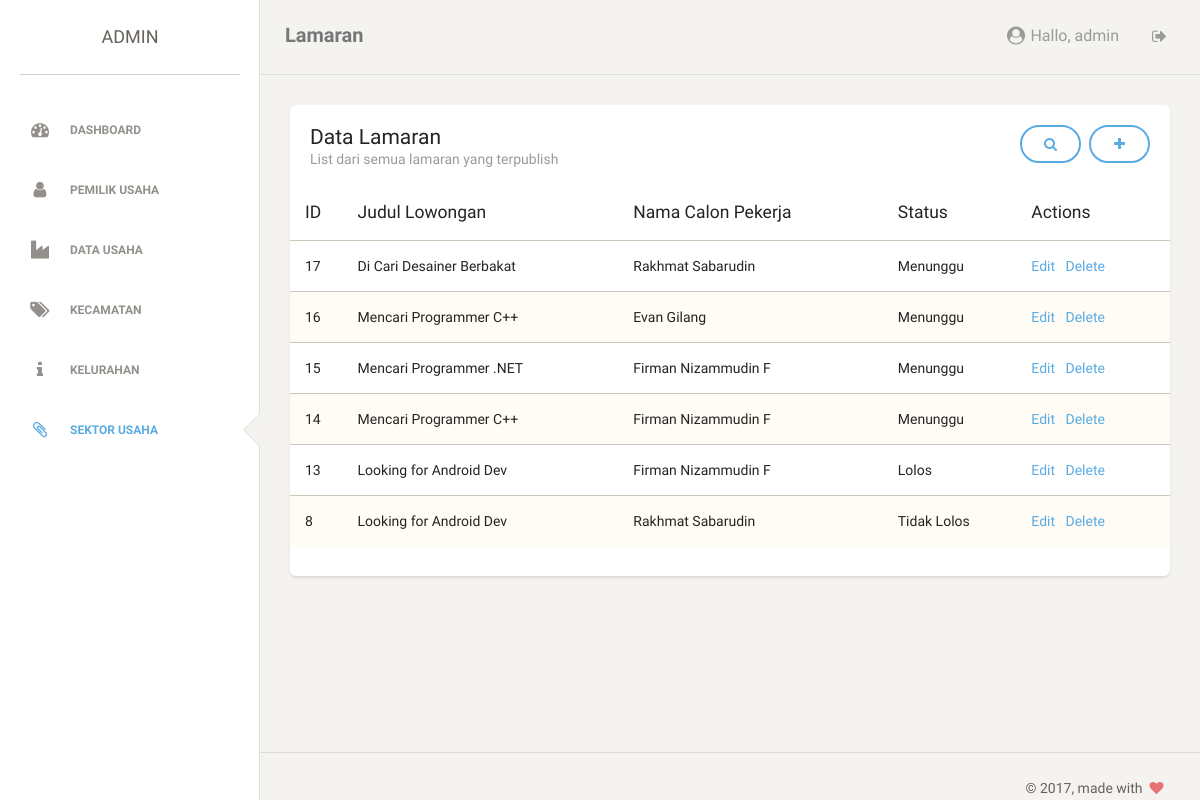
/admin/sektorusaha.php (signed in), run on the app's committed database.
### tables this page shows
CREATE TABLE `lamaran` (
  `lamaran_id` int(11) NOT NULL AUTO_INCREMENT,
  `lowongan_id` int(11) NOT NULL,
  `calon_pekerja_id` int(11) NOT NULL,
  `lamaran_status_lolos` enum('Menunggu','Lolos','Tidak Lolos') NOT NULL,
  PRIMARY KEY (`lamaran_id`),
  UNIQUE KEY `lowongan_id` (`lowongan_id`,`calon_pekerja_id`),
  KEY `calon_pekerja_id` (`calon_pekerja_id`),
  CONSTRAINT `lamaran_ibfk_1` FOREIGN KEY (`calon_pekerja_id`) REFERENCES `calon_pekerja` (`calon_pekerja_id`) ON DELETE CASCADE ON UPDATE CASCADE,
  CONSTRAINT `lamaran_ibfk_2` FOREIGN KEY (`lowongan_id`) REFERENCES `lowongan` (`lowongan_id`) ON DELETE CASCADE ON UPDATE CASCADE
);

CREATE TABLE `lowongan` (
  `lowongan_id` int(11) NOT NULL AUTO_INCREMENT,
  `perusahaan_id` int(11) NOT NULL,
  `kategori_id` int(11) NOT NULL,
  `lowongan_judul` varchar(51) NOT NULL,
  `lowongan_deskripsi` text NOT NULL,
  `lowongan_tgl_buka` date NOT NULL,
  `lowongan_tgl_tutup` date NOT NULL,
  PRIMARY KEY (`lowongan_id`),
  KEY `fk_lowongan_perusahaan` (`perusahaan_id`),
  KEY `fk_lowongan_kategori` (`kategori_id`),
  CONSTRAINT `fk_lowongan_kategori` FOREIGN KEY (`kategori_id`) REFERENCES `kategori` (`kategori_id`) ON DELETE CASCADE ON UPDATE CASCADE,
  CONSTRAINT `fk_lowongan_perusahaan` FOREIGN KEY (`perusahaan_id`) REFERENCES `perusahaan` (`perusahaan_id`) ON DELETE CASCADE ON UPDATE CASCADE
);

CREATE TABLE `calon_pekerja` (
  `calon_pekerja_id` int(11) NOT NULL AUTO_INCREMENT,
  `calon_pekerja_nama_lengkap` varchar(51) NOT NULL,
  `calon_pekerja_alamat` varchar(101) DEFAULT NULL,
  `kota_id` int(11) DEFAULT NULL,
  `calon_pekerja_jenis_kelamin` enum('L','P') DEFAULT NULL,
  `calon_pekerja_tempat_lahir` varchar(51) DEFAULT NULL,
  `calon_pekerja_tanggal_lahir` date DEFAULT NULL,
  `calon_pekerja_status_pernikahan` enum('Lajang','Menikah','Janda/Duda') DEFAULT NULL,
  `calon_pekerja_email` varchar(51) NOT NULL,
  `calon_pekerja_telepon` varchar(13) DEFAULT NULL,
  `calon_pekerja_pendidikan_terakhir` enum('SD','SMP','SMA','S1','S2') DEFAULT NULL,
  `calon_pekerja_tempat_pendidikan_terakhir` varchar(51) DEFAULT NULL,
  `calon_pekerja_tempat_bekerja_terakhir` varchar(51) DEFAULT NULL,
  `calon_pekerja_pekerjaan_bekerja_terakhir` varchar(51) DEFAULT NULL,
  `calon_pekerja_file_cv` varchar(101) DEFAULT NULL,
  PRIMARY KEY (`calon_pekerja_id`),
  KEY `fk_calon_pekerja_kota` (`kota_id`),
  CONSTRAINT `fk_calon_pekerja_kota` FOREIGN KEY (`kota_id`) REFERENCES `kota` (`kota_id`) ON DELETE SET NULL ON UPDATE CASCADE,
  CONSTRAINT `fk_calon_pekerja_login` FOREIGN KEY (`calon_pekerja_id`) REFERENCES `login` (`login_id`) ON DELETE CASCADE ON UPDATE CASCADE
);

### admin/sektorusaha.php (the view, shortened to what this page needs)
<?php
	require "../php/connection.php";
?>
    <!doctype html>
    <html lang="en">
    <head>
        <link href="../css/bootstrap.min.css" rel="stylesheet" />
        <link href="../css/style.css" rel="stylesheet" />
        <link href="../font-awesome/css/font-awesome.min.css" rel="stylesheet">
    </head>
    <body>
        <div class="wrapper">
            <div class="sidebar" data-background-color="white" data-active-color="info">
                <div class="sidebar-wrapper">
                    <div class="logo">
                        <a href="#" class="simple-text">
                        Admin
                    </a>
                    </div>
                    <ul class="nav">
                        <li>
                            <a href="dashboard.php">
                                <i class="fa fa-dashboard" style="font-size: 18px;"></i>
                                <p>Dashboard</p>
                            </a>
                        </li>
                        <li>
                            <a href="pemilikusaha.php">
                                <i class="fa fa-user" style="font-size: 18px;"></i>
                                <p>Pemilik Usaha</p>
                            </a>
                        </li>
                        <li>
                            <a href="datausaha.php">
                                <i class="fa fa-industry" style="font-size: 18px;"></i>
                                <p>Data Usaha</p>
                            </a>
                        </li>
                        <li>
                            <a href="kecamatan.php">
                                <i class="fa fa-tags" style="font-size: 18px;"></i>
                                <p>Kecamatan</p>
                            </a>
                        </li>
                        <li>
                            <a href="kelurahan.php">
                                <i class="fa fa-info" style="font-size: 18px;"></i>
                                <p>Kelurahan</p>
                            </a>
                        </li>
                        <li class="active">
                            <a href="sektorusaha.php">
                                <i class="fa fa-paperclip" style="font-size: 18px;"></i>
                                <p>Sektor Usaha</p>
                            </a>
                        </li>
                    </ul>
                </div>
            </div>
            <div class="main-panel">
                <nav class="navbar navbar-default">
                    <div class="container-fluid">
                        <div class="navbar-header">
                            <a class="navbar-brand" href="#">Lamaran</a>
                        </div>
                        <div class="collapse navbar-collapse">
                            <ul class="nav navbar-nav navbar-right">
                                <li>
                                    <a href="profil_edit.php">
                                        <p>
                                            <i class="fa fa-user-circle" style="font-size: 18px;"></i> Hallo,
                                            <?php echo $_SESSION['admin_nama'];?>
                                        </p>
                                    </a>
                                </li>
                                <li>
                                    <a href="../php/logout.php">
                                        <i class="fa fa-sign-out"></i>
                                    </a>
                                </li>
                            </ul>
                        </div>
                    </div>
                </nav>
                <div class="content">
                    <div class="container-fluid">
                        <div class="row">
                            <div class="col-md-12">
                                <div class="card">
                                    <div class="header">
                                        <a href="sektorusaha_tambah.php" class="btn btn-info pull-right"><i class="fa fa-plus"></i></a>
                                        <a href="#" data-toggle="modal" data-target="#search" class="btn btn-info pull-right" style="margin-right: 8px;"><i class="fa fa-search"></i></a>
                                                <h4 class="title">Data Lamaran</h4>
                                                <p class="category">List dari semua lamaran yang terpublish</p>
                                    </div>
                                    <div class="content table-responsive table-full-width">
                                        <table class="table table-striped">
                                            <thead>
                                                <th>ID</th>
                                                <th>Judul Lowongan</th>
                                                <th>Nama Calon Pekerja</th>
                                                <th>Status</th>
                                                <th>Actions</th>
                                            </thead>
                                            <tbody>
                                                <?php
                                                    if(isset($_GET['nama'])){
                                                        $strQuery = "SELECT la.lamaran_id, lo.lowongan_id, lo.lowongan_judul, cp.calon_pekerja_id,
                                                        cp.calon_pekerja_nama_lengkap, la.lamaran_status_lolos
                                                        FROM lamaran la INNER JOIN lowongan lo ON la.lowongan_id = lo.lowongan_id
                                                        INNER JOIN calon_pekerja cp ON la.calon_pekerja_id = cp.calon_pekerja_id
                                                        WHERE cp.calon_pekerja_nama_lengkap LIKE '%$_GET[nama]%' OR lo.lowongan_judul LIKE '%$_GET[nama]%' ORDER BY lamaran_id DESC";
                                                    }else {
                                                        $strQuery = "SELECT la.lamaran_id, lo.lowongan_id, lo.lowongan_judul, cp.calon_pekerja_id,
                                                        cp.calon_pekerja_nama_lengkap, la.lamaran_status_lolos
                                                        FROM lamaran la INNER JOIN lowongan lo ON la.lowongan_id = lo.lowongan_id
                                                        INNER JOIN calon_pekerja cp ON la.calon_pekerja_id = cp.calon_pekerja_id
                                                        ORDER BY lamaran_id DESC";
                                                    }
                                                    $query = mysqli_query($connection, $strQuery);
                                                    $i = 0;
                                                    while($result = mysqli_fetch_assoc($query)){
                                                        echo "<tr>";
                                                        echo "<td>$result[lamaran_id]</td>";
                                                        echo "<td>$result[lowongan_judul]</td>";
                                                        echo "<td>$result[calon_pekerja_nama_lengkap]</td>";
                                                        echo "<td>$result[lamaran_status_lolos]</td>";
                                                        echo "<td><a href=# data-toggle=modal data-target=#edit$i>Edit</a>";
                                                        echo "<a href=# data-toggle=modal data-target=#delete$i>Delete</a></td>";
                                                        echo "</tr>";
                                                ?>
                                                    <?php
                                                        $i++;
                                                    }
                                                ?>
                                            </tbody>
                                        </table>
                                    </div>
                                </div>
                            </div>
                        </div>
                    </div>
                </div>
                <footer class="footer">
                    <div class="container-fluid">
                        <div class="copyright pull-right">
                            &copy;
                            , made with <i class="fa fa-heart heart"></i>
                        </div>
                    </div>
                </footer>
            </div>
        </div>
    </body>
    </html>

### data on the page
lamaran: lamaran_id "17", lowongan.lowongan_judul "Di Cari Desainer Berbakat", calon_pekerja.calon_pekerja_nama_lengkap "Rakhmat Sabarudin", lamaran_status_lolos "Menunggu"
lamaran: lamaran_id "16", lowongan.lowongan_judul "Mencari Programmer C++", calon_pekerja.calon_pekerja_nama_lengkap "Evan Gilang", lamaran_status_lolos "Menunggu"
lamaran: lamaran_id "15", lowongan.lowongan_judul "Mencari Programmer .NET", calon_pekerja.calon_pekerja_nama_lengkap "Firman Nizammudin F", lamaran_status_lolos "Menunggu"
lamaran: lamaran_id "14", lowongan.lowongan_judul "Mencari Programmer C++", calon_pekerja.calon_pekerja_nama_lengkap "Firman Nizammudin F", lamaran_status_lolos "Menunggu"
lamaran: lamaran_id "13", lowongan.lowongan_judul "Looking for Android Dev", calon_pekerja.calon_pekerja_nama_lengkap "Firman Nizammudin F", lamaran_status_lolos "Lolos"
lamaran: lamaran_id "8", lowongan.lowongan_judul "Looking for Android Dev", calon_pekerja.calon_pekerja_nama_lengkap "Rakhmat Sabarudin", lamaran_status_lolos "Tidak Lolos"

### other printed values
$_SESSION['admin_nama'] "admin"
